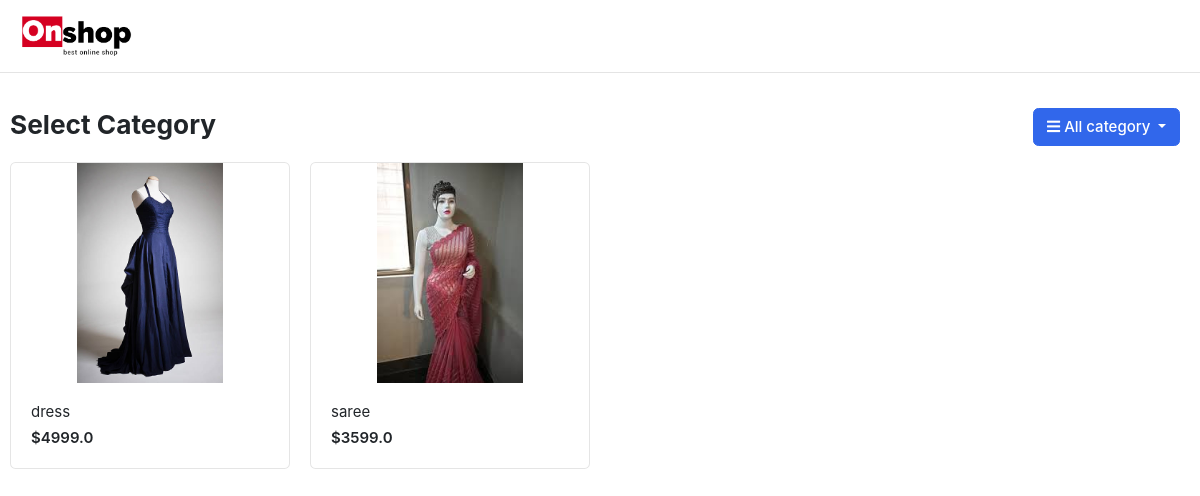
Page /2/ on the committed database.
### app/models.py (models this page shows)
class Product(models.Model):
    category = models.ForeignKey(Category, on_delete=models.CASCADE)
    product_name = models.CharField(max_length=40, unique=True)
    product_image = models.ImageField(upload_to="uploads/%y/%m/%d")
    color = models.CharField(max_length=40)
    price = models.FloatField(blank = True)
    description = models.TextField(max_length=1000)
    size_S = models.BooleanField(default=False)
    size_M = models.BooleanField(default=False)
    size_L = models.BooleanField(default=False)
    created_at =  models.DateTimeField(auto_now_add=True)
    updated_at = models.DateTimeField(auto_now=True)

### app/views.py (the view)
# urls.py: path('<int:id>/', product_by_category, name="product_by_category"),
def product_by_category(request, id):
    products = Product.objects.filter(category=id).order_by('-price')
    categories = Category.objects.all()
    print(products)
    context = {
        "products": products,
        'categories':categories
    }
    return render(request, "index.html", context)

### templates/index.html (shortened to what this page needs)
{% extends './base/base.html' %}
{% load static %}
{% block content %}
<section class="section-name padding-y-sm">
<div class="container">
<header class="section-heading">
	<div class="col-lg col-sm col-md col-6 flex-grow-0">
		<div class="category-wrap dropdown d-inline-block float-right">
			<button type="button" class="btn btn-primary dropdown-toggle" data-toggle="dropdown">
				<i class="fa fa-bars"></i> All category
			</button>
		</div>
	</div>
	<h3 class="section-title">Select Category</h3>
</header>
<div class="row">
	{% for product in products %}
	<div class="col-md-3">
		<div class="card card-product-grid">
			<a href="{% url 'product_details' product.id %}" class="img-wrap"> <img src= '{{ product.product_image.url }}'> </a>
			<figcaption class="info-wrap">
				<a href="./product-detail.html" class="title">{{ product.product_name }}</a>
				<div class="price mt-1">${{ product.price }}</div>
			</figcaption>
		</div>
	</div>
	{% endfor %}
</div>
</div>
</section>
</body>
</html>
{% endblock %}

### onshop/static/css/ui.css (style rules this page uses)
html { font-family: "Inter", sans-serif; font-size: 15px; }
.img-wrap { text-align: center; display: block; }
.img-wrap img { max-width: 100%; }
.padding-y-sm { padding-top: 20px; padding-bottom: 20px; }
.section-heading { margin-bottom: 20px; margin-top: 15px; }
.section-title { color: #212529; }
[class*=card-product] a.title { color: #212529; display: block; }
[class*=card-product] .img-wrap { overflow: hidden; position: relative; }
[class*=card-product] .img-wrap img { height: 100%; max-width: 100%; width: auto; display: inline-block; -o-object-fit: cover; object-fit: cover; }
.card-product-grid { margin-bottom: 20px; }
.card-product-grid .img-wrap { border-radius: 0.2rem 0.2rem 0 0; height: 220px; }
.card-product-grid .info-wrap { overflow: hidden; padding: 18px 20px; }
.card .img-wrap { overflow: hidden; }
.price { font-weight: 600; color: #212529; }

### rows in the picture
Product: product_image (picture), product_name "dress", price "4999.0"
Product: product_image (picture), product_name "saree", price "3599.0"
